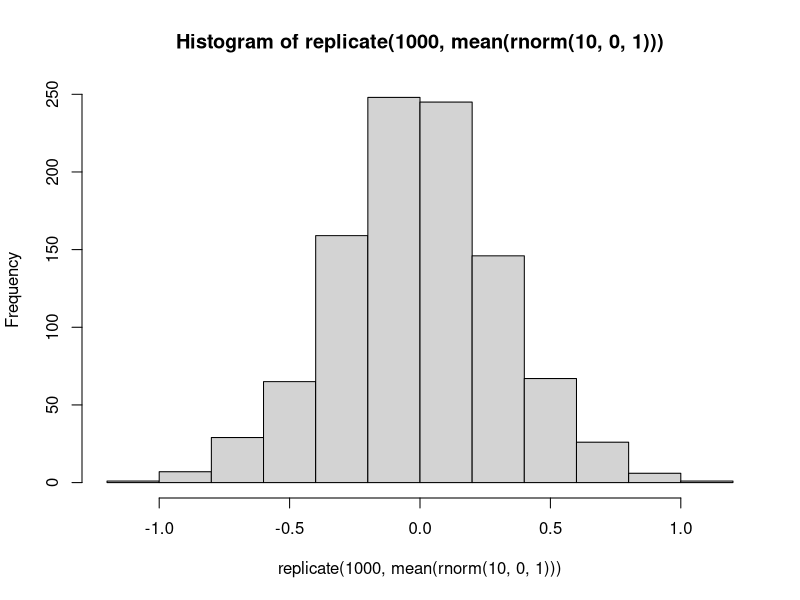

Recreate this plot in R. (Note: this script raises an error after producing the figure.)
## ---- chunk 1
dbinom(35,100,p=.3)
## ---- chunk 2
rbinom(100,4,.5)
## ---- chunk 3
pbinom(3,4,.5)
## ---- chunk 4
(pbinom(3,4,.5)-pbinom(2,4,.5)) -dbinom(3,4,.5)
## ---- chunk 5
dpois(0:10,5)
## ---- chunk 6
0:10
## ---- chunk 7
rpois(100,5)
## ---- chunk 8
rnorm(100,0,1)
## ---- chunk 9
hist(replicate(1000,mean(rnorm(10,0,1))))
## ---- chunk 10
x<-replicate(1000,mean(rnorm(10,0,1)))
ggplot()+geom_histogram(aes(x=x),bins=50)
## ---- chunk 11
x<-replicate(1000,sd(rnorm(10,0,1)))
ggplot()+geom_histogram(aes(x=x),bins=50)
## ---- chunk 12
x<-rnorm(10,0,1)
m<-mean(x)
s<-sd(x)
m/s/sqrt(10)
## ---- chunk 13
adelie<-penquins |> filter(species=="Adele") |> drop_na()
gentoo<-penquins |> filter(species=="Gentoo") |> drop_na()
adelie_m <- mean(adelie$body_mass_g)
gentoo_m <- mean(adelie$body_mass_g)
